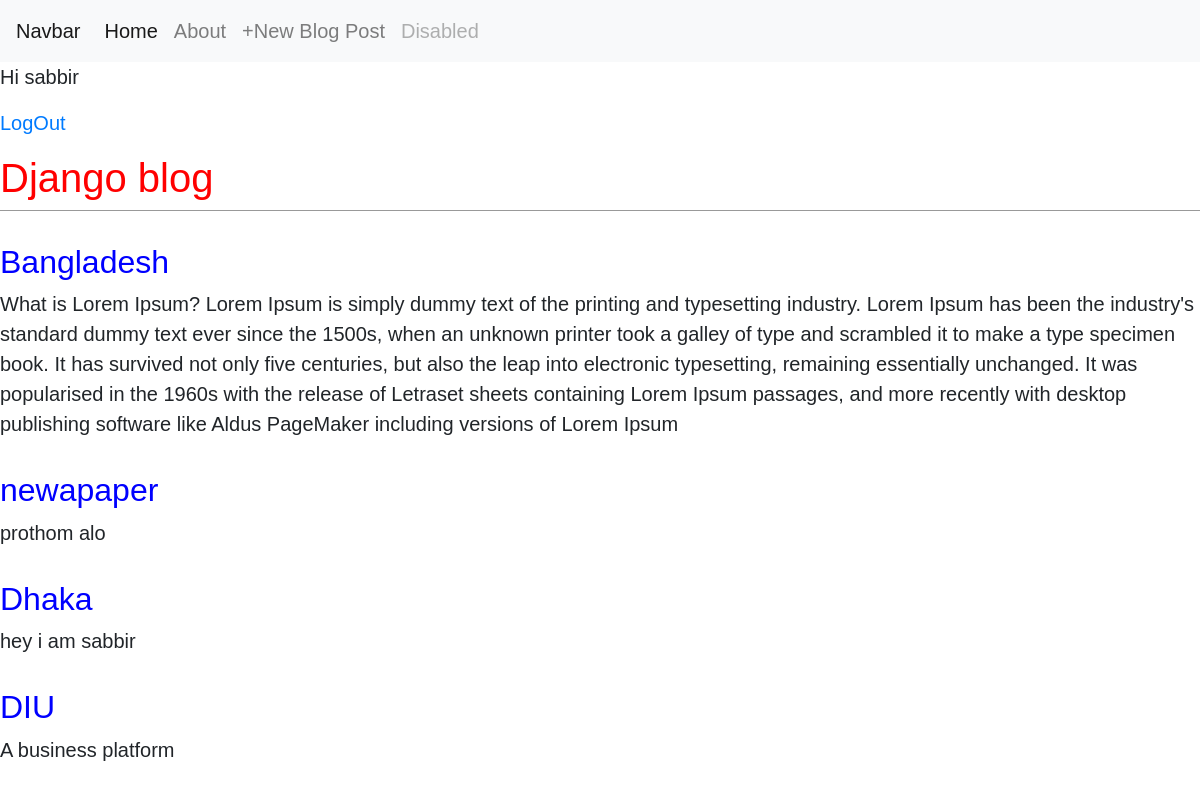
The app's page / (signed in) with its own data.
### blog/models.py (models this page shows, shortened)
class Post(models.Model):
    title = models.CharField(max_length=200)
    author = models.ForeignKey('auth.user',on_delete=models.CASCADE)
    body =  models.TextField()

### blog/views.py (the view)
# urls.py: path('',BlogView.as_view(),name='home'),
class BlogView(ListView):
    template_name = 'home.html'
    model = Post

### blog/templates/home.html
{% extends 'base.html' %}
{% block content %}
<header>
    <h1><a href="{% url 'home' %}">Django blog</a></h1>
</header>
{% for post in object_list %}
<div class="post-entry">
<h2><a href="{% url 'detail_view' post.pk %}">{{ post.title }}</a></h2>
<p>{{ post.body }}</p>
</div>
{% endfor %}
{% endblock content %}

### blog/templates/base.html (shortened to what this page needs)
{% load static %}
<!doctype html>
<html lang="en">
  <head>
    <link rel="stylesheet" href="https://stackpath.bootstrapcdn.com/bootstrap/4.3.1/css/bootstrap.min.css">
    <link rel="stylesheet" href="{% static 'css/base.css' %}">
  </head>
  <body>
    <nav class="navbar navbar-expand-lg navbar-light bg-light">
        <a class="navbar-brand" href="#">Navbar</a>
        <div class="collapse navbar-collapse" id="navbarNavAltMarkup">
          <div class="navbar-nav">
            <a class="nav-item nav-link active" href="{% url 'home' %}  ">Home <span class="sr-only">(current)</span></a>
            <a class="nav-item nav-link" href="{% url 'about' %}">About</a>
            <a class="nav-item nav-link" href="{% url 'post_new' %}">+New Blog Post</a>
            <a class="nav-item nav-link disabled" href="#" tabindex="-1" aria-disabled="true">Disabled</a>
          </div>
        </div>
      </nav>
      {% if user.is_authenticated %}
      <p>Hi {{user.username}}</p>
      <p><a href="{% url 'logout' %}">LogOut</a></p>
      {% else %}
      <p>You are not loged in</p>
      <a href="{% url 'login' %}">Login</a>
      {% endif %}
      {% block content %}
      {% endblock %}
  </body>
</html>

### static/css/base.css (style rules this page uses)
body { font-family: 'Source Sans Pro', sans-serif; font-size: 20px; }
header { border-bottom: 1px solid #999; margin-bottom: 2rem; display: flex; }
header h1 a { color: red; text-decoration: none; }
.post-entry { margin-bottom: 2rem; }
.post-entry h2 { margin: 0.5rem 2; }
.post-entry h2 a, .post-entry h2 a:visited { color: blue; text-decoration: none; }
.post-entry p { margin: 0; font-weight: 400; }

### records on screen
Post: title "Bangladesh", body "What is Lorem Ipsum? Lorem Ipsum is simply dummy text of the printing and typesetting industry. Lorem Ipsum has been the industry's standard dummy text ever since the 1500s, when an unknown printer took a galley of type and scrambled it to make a type specimen book. It has survived not only five centuries, but also the leap into electronic typesetting, remaining essentially unchanged. It was popularised in the 1960s with the release of Letraset sheets containing Lorem Ipsum passages, and more recently with desktop publishing software like Aldus PageMaker including versions of Lorem Ipsum"
Post: title "newapaper", body "prothom alo"
Post: title "Dhaka", body "hey i am sabbir"
Post: title "DIU", body "A business platform"

### other values on screen
{{ user.username }} "sabbir"
